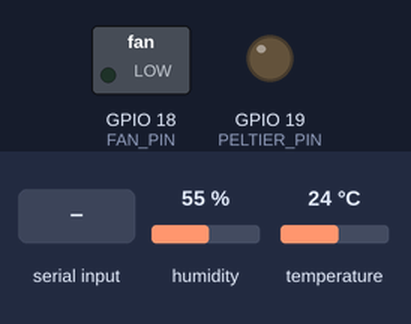
Recording of a sketch running on a simulated ESP32. Parts: switched loads named in the sketch (green lamp = pin HIGH), output pins drawn as LEDs (lit = HIGH). Inputs (shaded band) come from the test bench; at power-on: temperature 24 °C, humidity 55 %. What the sketch prints to the serial monitor is not drawn.

Above: at 1.2 s.
1.3 s: temperature set to 33 °C
At 5.4 s:
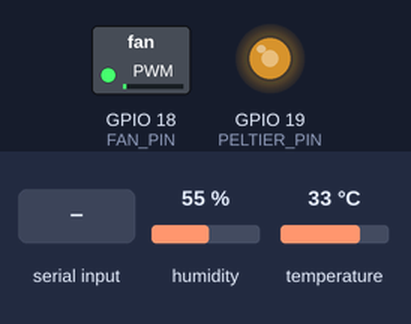
11.2 s: temperature set to 12 °C
At 17.1 s:
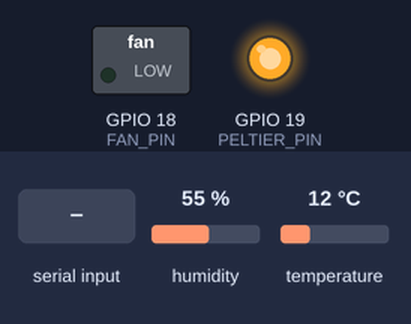
21.1 s: temperature set to 41 °C
At 24.4 s:
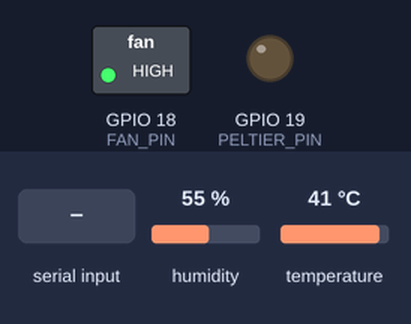
31.0 s: "stop\n" received over Serial
At 31.8 s:
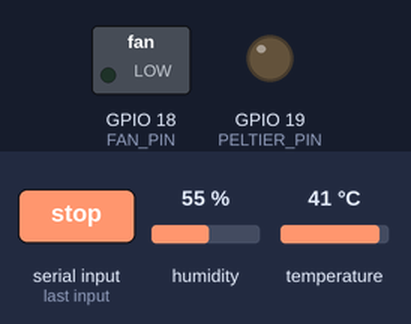
32.5 s: "auto\n" received over Serial
At 33.7 s:
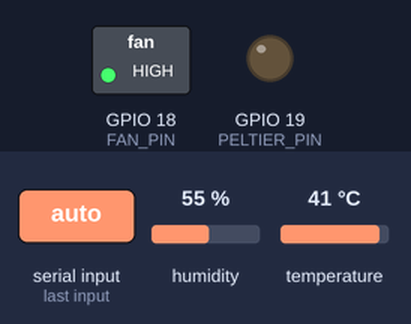
36.0 s: temperature set to 34 °C
At 41.4 s:
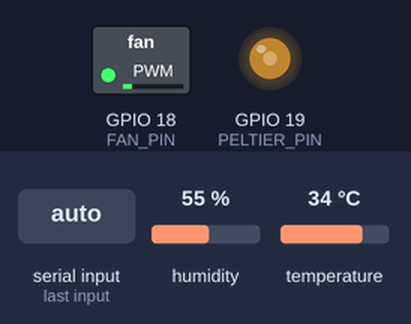
Timing chart, 0 to 44.5 s (numbered marks = the images above; inputs shaded):
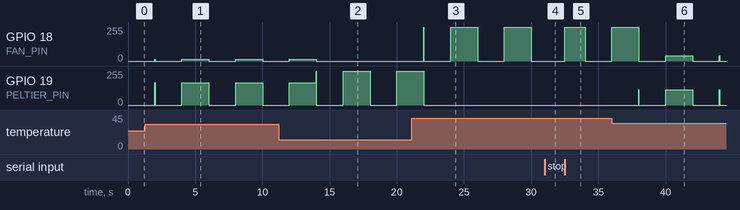

The sketch:

DC_Fan_and_Heater-Test.ino
```cpp
#include <DHT.h>
#include <math.h>
#include <string.h>
#include <stdlib.h>
#include <ctype.h>

const int DHT_PIN     = 16;
const int FAN_PIN     = 18;
const int PELTIER_PIN = 19;

const int PWM_FREQ = 1000;
const int PWM_BITS = 10;
const int PWM_MAX  = 1023;

const float SETPOINT   = 35.0;
const float OVERHEAT   = 42.0;
const float COOL_AGAIN = 39.0;
const bool  AND_PRODUCT = true;
const unsigned long SENSOR_INTERVAL = 2000;
const unsigned long CONTROL_TIMEOUT = 6000;

DHT dht(DHT_PIN, DHT22);

float suhu = NAN;
float kelembapan = NAN;
float errorSuhu = NAN;
float tempMF[5];
float errorMF[5];
float sumW = 0;
float fanSum = 0;
float heaterSum = 0;
float fuzzyFan = NAN;
float fuzzyHeater = NAN;

enum Mode { MODE_AUTO, MODE_MANUAL, MODE_STOP };
Mode mode = MODE_AUTO;
float manualFan = 0;
float manualPeltier = 0;
float fanOut = 0;
float heaterOut = 0;
bool suhuValid = false;
bool humidityValid = false;
bool tooHot = false;
bool pwmReady = false;
const char* controlState = "OUTPUT_OFF";
unsigned long lastSensor = 0;
unsigned long lastControl = 0;

const char* TEMP_NAME[5]  = {"Dingin", "AgakDingin", "Normal", "AgakPanas", "Panas"};
const char* ERROR_NAME[5] = {"NegBesar", "NegKecil", "Nol", "PosKecil", "PosBesar"};

float trapmf(float x, float a, float b, float c, float d) {
  if (!isfinite(x) || x < a || x > d) return 0;
  if (x >= b && x <= c) return 1;
  if (x < b) return (x - a) / (b - a);
  return (d - x) / (d - c);
}

float trimf(float x, float a, float b, float c) {
  if (!isfinite(x) || x <= a || x >= c) return 0;
  if (x == b) return 1;
  if (x < b) return (x - a) / (b - a);
  return (c - x) / (c - b);
}

void fuzzify(float temp, float error) {
  temp = constrain(temp, 28.0f, 42.0f);
  error = constrain(error, -7.0f, 7.0f);

  tempMF[0] = trapmf(temp, 28, 28, 30, 32.5);
  tempMF[1] = trimf(temp, 30, 32.5, 35);
  tempMF[2] = trimf(temp, 32.5, 35, 37.5);
  tempMF[3] = trimf(temp, 35, 37.5, 40);
  tempMF[4] = trapmf(temp, 37.5, 40, 42, 42);

  errorMF[0] = trapmf(error, -7, -7, -5, -2.5);
  errorMF[1] = trimf(error, -5, -2.5, 0);
  errorMF[2] = trimf(error, -2.5, 0, 2.5);
  errorMF[3] = trimf(error, 0, 2.5, 5);
  errorMF[4] = trapmf(error, 2.5, 5, 7, 7);
}

void addRule(int t, int e, float fanValue, float heaterValue) {
  float weight = tempMF[t] * errorMF[e];
  if (!AND_PRODUCT) weight = fminf(tempMF[t], errorMF[e]);

  sumW += weight;
  fanSum += weight * fanValue;
  heaterSum += weight * heaterValue;
}

void calculateFuzzy(float temp, float error) {
  fuzzyFan = NAN;
  fuzzyHeater = NAN;
  if (!isfinite(temp) || !isfinite(error)) return;

  fuzzify(temp, error);
  sumW = 0;
  fanSum = 0;
  heaterSum = 0;

  addRule(0, 0, 0, 100);
  addRule(0, 1, 0, 100);
  addRule(0, 2, 0, 75);
  addRule(0, 3, 0, 50);
  addRule(0, 4, 0, 25);

  addRule(1, 0, 0, 100);
  addRule(1, 1, 0, 75);
  addRule(1, 2, 0, 50);
  addRule(1, 3, 25, 25);
  addRule(1, 4, 25, 0);

  addRule(2, 0, 25, 75);
  addRule(2, 1, 25, 50);
  addRule(2, 2, 25, 25);
  addRule(2, 3, 50, 0);
  addRule(2, 4, 75, 0);

  addRule(3, 0, 50, 50);
  addRule(3, 1, 50, 25);
  addRule(3, 2, 50, 0);
  addRule(3, 3, 75, 0);
  addRule(3, 4, 100, 0);

  addRule(4, 0, 75, 25);
  addRule(4, 1, 75, 0);
  addRule(4, 2, 75, 0);
  addRule(4, 3, 100, 0);
  addRule(4, 4, 100, 0);

  if (sumW > 0) {
    fuzzyFan = fanSum / sumW;
    fuzzyHeater = heaterSum / sumW;
  }
}

void stopOutputs() {
  if (!pwmReady) return;
  ledcWrite(PELTIER_PIN, 0);
  ledcWrite(FAN_PIN, 0);
}

float clampDuty(float v) {
  if (!isfinite(v)) return 0;
  return constrain(v, 0.0f, 100.0f);
}

void applyOutputs() {
  if (mode == MODE_STOP) {
    fanOut = 0;
    heaterOut = 0;
    controlState = "STOP";
  } else {
    if (mode == MODE_AUTO) {
      fanOut = fuzzyFan;
      heaterOut = fuzzyHeater;
      controlState = "FUZZY";
    } else {
      fanOut = manualFan;
      heaterOut = manualPeltier;
      controlState = "MANUAL";
    }

    if (!suhuValid) {
      heaterOut = 0;
      if (mode == MODE_AUTO) fanOut = 0;
      controlState = "DHT_FAULT";
    } else if (mode == MODE_AUTO && (!isfinite(fuzzyFan) || !isfinite(fuzzyHeater))) {
      fanOut = 0;
      heaterOut = 0;
      controlState = "FUZZY_FAULT";
    } else {
      if (suhu >= OVERHEAT) tooHot = true;
      if (suhu <= COOL_AGAIN) tooHot = false;
      if (tooHot) {
        fanOut = 100;
        heaterOut = 0;
        controlState = "OVERHEAT";
      }
    }
  }

  fanOut = clampDuty(fanOut);
  heaterOut = clampDuty(heaterOut);
  lastControl = millis();

  if (!pwmReady) return;
  ledcWrite(PELTIER_PIN, lroundf(heaterOut * PWM_MAX / 100.0f));
  ledcWrite(FAN_PIN, lroundf(fanOut * PWM_MAX / 100.0f));
}

void controlCycle() {
  suhu = dht.readTemperature();
  kelembapan = dht.readHumidity();
  suhuValid = isfinite(suhu) && suhu >= -40 && suhu <= 80;
  humidityValid = isfinite(kelembapan) && kelembapan >= 0 && kelembapan <= 100;
  if (!suhuValid) suhu = NAN;
  if (!humidityValid) kelembapan = NAN;

  errorSuhu = suhu - SETPOINT;
  calculateFuzzy(suhu, errorSuhu);
  applyOutputs();

  Serial.printf("T=%.2f C RH=%.1f %% e=%.2f | ", suhu, kelembapan, errorSuhu);
  Serial.print("muT[");
  for (int i = 0; i < 5; i++) Serial.printf("%s=%.2f%s", TEMP_NAME[i], tempMF[i], i < 4 ? " " : "");
  Serial.print("] muE[");
  for (int i = 0; i < 5; i++) Serial.printf("%s=%.2f%s", ERROR_NAME[i], errorMF[i], i < 4 ? " " : "");
  Serial.printf("] sumW=%.3f | fuzzyFan=%.1f fuzzyPeltier=%.1f | Fan=%.1f%% Peltier=%.1f%% | %s\n",
                sumW, fuzzyFan, fuzzyHeater, fanOut, heaterOut, controlState);
}

void printHelp() {
  Serial.println("Perintah (akhiri Enter):");
  Serial.println("  auto   : kendali fuzzy otomatis dari DHT22 (bawaan)");
  Serial.println("  f<0-100>: kipas manual, contoh f50");
  Serial.println("  p<0-100>: Peltier manual, contoh p30");
  Serial.println("  stop   : matikan kipas dan Peltier");
  Serial.println("  help   : tampilkan bantuan");
  Serial.println("Proteksi suhu >= 42 C (kipas 100%, Peltier mati) tetap aktif di semua mode.");
}

void handleCommand(char* cmd) {
  for (char* c = cmd; *c; c++) *c = tolower((unsigned char)*c);
  if (!*cmd) return;

  if (strcmp(cmd, "auto") == 0) {
    mode = MODE_AUTO;
    Serial.println("Mode AUTO (fuzzy).");
  } else if (strcmp(cmd, "stop") == 0) {
    mode = MODE_STOP;
    Serial.println("Mode STOP.");
  } else if (strcmp(cmd, "help") == 0) {
    printHelp();
    return;
  } else if (cmd[0] == 'f' || cmd[0] == 'p') {
    char* end = nullptr;
    float v = strtof(cmd + 1, &end);
    if (end == cmd + 1 || *end != '\0' || v < 0 || v > 100) {
      Serial.println("Nilai harus 0-100, contoh: f50");
      return;
    }
    if (mode != MODE_MANUAL) { manualFan = 0; manualPeltier = 0; }
    mode = MODE_MANUAL;
    if (cmd[0] == 'f') manualFan = v; else manualPeltier = v;
    Serial.printf("Mode MANUAL: kipas=%.0f%% Peltier=%.0f%%\n", manualFan, manualPeltier);
  } else {
    Serial.println("Perintah tidak dikenal. Ketik help.");
    return;
  }
  applyOutputs();
}

void readSerial() {
  static char buf[16];
  static uint8_t len = 0;
  while (Serial.available()) {
    char c = Serial.read();
    if (c == '\n' || c == '\r') {
      buf[len] = '\0';
      handleCommand(buf);
      len = 0;
    } else if (len < sizeof(buf) - 1) {
      buf[len++] = c;
    }
  }
}

void setup() {
  Serial.begin(115200);
  pinMode(FAN_PIN, OUTPUT);
  pinMode(PELTIER_PIN, OUTPUT);
  digitalWrite(FAN_PIN, LOW);
  digitalWrite(PELTIER_PIN, LOW);

  bool fanAttached = ledcAttach(FAN_PIN, PWM_FREQ, PWM_BITS);
  bool peltierAttached = ledcAttach(PELTIER_PIN, PWM_FREQ, PWM_BITS);
  pwmReady = fanAttached && peltierAttached;
  if (!pwmReady) Serial.println("PWM gagal dipasang. Keluaran dinonaktifkan.");
  stopOutputs();

  dht.begin();
  Serial.println("Pengujian aktuator: kipas DC + Peltier + fuzzy + DHT22");
  Serial.printf("Setpoint %.1f C | Overheat %.1f C | Pulih %.1f C\n", SETPOINT, OVERHEAT, COOL_AGAIN);
  printHelp();
  lastControl = millis();
}

void loop() {
  readSerial();

  unsigned long now = millis();
  if (now - lastSensor >= SENSOR_INTERVAL) {
    lastSensor = now;
    controlCycle();
  }

  if (now - lastControl > CONTROL_TIMEOUT) {
    fanOut = 0;
    heaterOut = 0;
    controlState = "TIMEOUT";
    stopOutputs();
  }
}
```

Measured:
- after the input at 1.3 s, GPIO 18 (FAN_PIN): alternates 13/255 for 2.0 s and 0/255 for 2.0 s, starting after 2.7 s
- after the input at 11.2 s, GPIO 18 (FAN_PIN): goes on until 14.0 s, then stays 0/255
- after the input at 21.1 s, GPIO 18 (FAN_PIN): alternates 255/255 for 2.0 s and 0/255 for 2.0 s, starting after 2.9 s; GPIO 19 (PELTIER_PIN): goes on until 22.0 s, then stays 0/255
- after the input at 31.0 s, GPIO 18 (FAN_PIN): stays 0/255 (without the input it goes to 255/255 after 1.0 s)
- after the input at 32.5 s, GPIO 18 (FAN_PIN): 0/255 → 255/255 at once, → 0/255 1.5 s later
- after the input at 36.0 s, GPIO 19 (PELTIER_PIN): 0/255 → 115/255 after 4.0 s, → 0/255 2.0 s later
